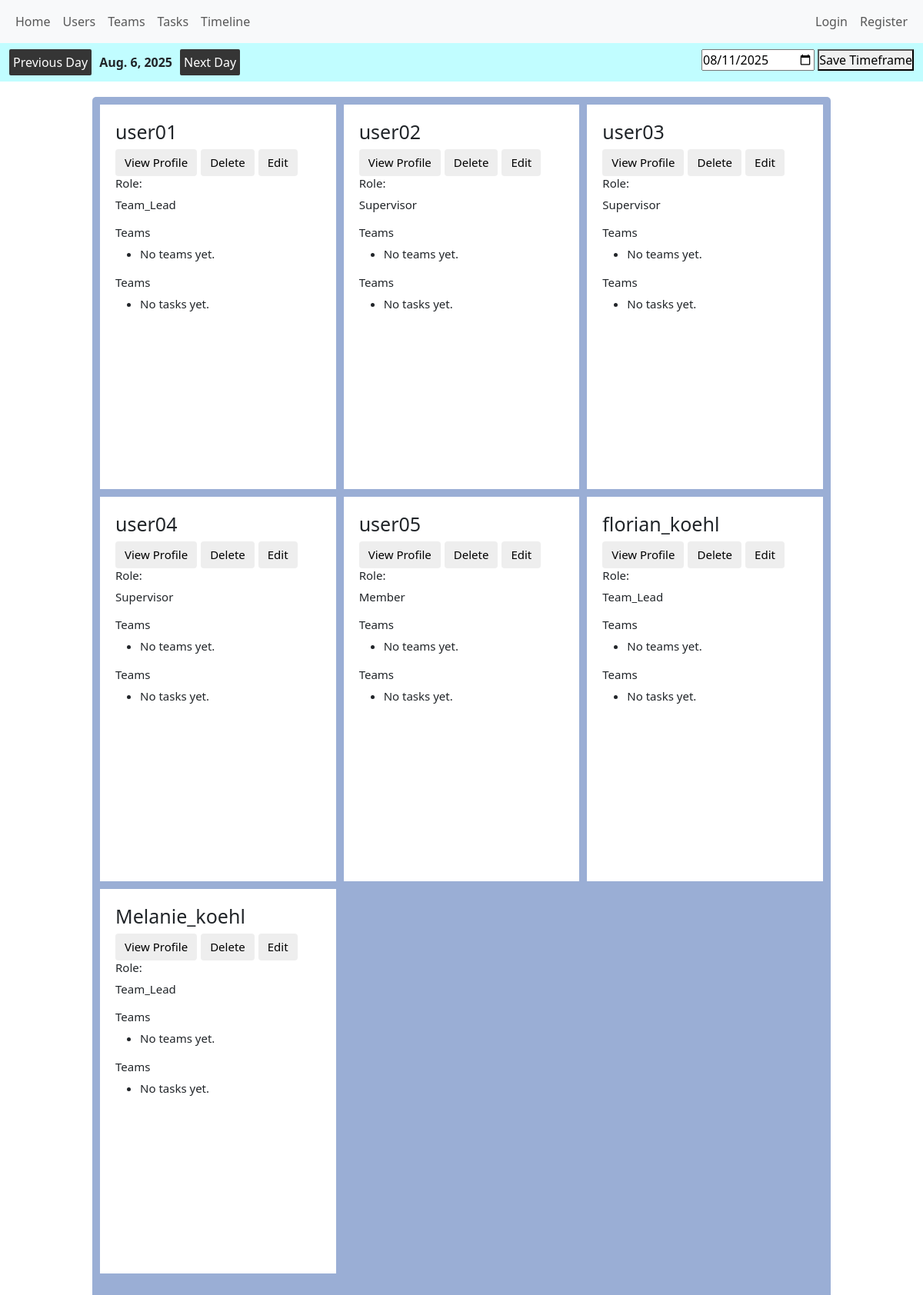
/users/, run on the app's committed database.
### distributor/models.py (models this page shows)
class Project(models.Model):
    start_date = models.DateField()
    end_date = models.DateField()
    order_counter = models.IntegerField(default=0)
    current_date = models.DateField(default=date.today)

### users/models.py (models this page shows, shortened)
class CustomUser(AbstractUser):
    ROLE_CHOICES = (
        ("member", "Member"),
        ("team_lead", "Team Lead"),
        ("supervisor", "Supervisor"),
    )
    role = models.CharField(max_length=50, choices=ROLE_CHOICES)

### users/views.py (the view)
# urls.py: path('users/', include('users.urls')),
def users(request):
    all_users = CustomUser.objects.all()
    return render(request, 'users/view_all_users_page.html', {"users": all_users})

### distributor/forms.py
class ProjectTimeframeForm(forms.ModelForm):
    class Meta:
        model = Project
        fields = ["start_date", "end_date"]
        widgets = {
            'start_date': forms.DateInput(attrs={'id': 'start_date_input_project', 'placeholder': 'Start Date', 'type': 'date'}),
            'end_date': forms.DateInput(attrs={'id': 'end_date_input_project', 'placeholder': 'End Date', 'type': 'date'})
        }

class DefineCurrentDate(forms.ModelForm):
    class Meta:
        model = Project
        fields = ['current_date']
        widgets = {'current_date': forms.DateInput(attrs={'id': 'current_date_input', 'placeholder': 'Current Date', 'type': 'date'})}

### distributor/context_processors.py (called while the page is built)
def global_project_timeframe_form(request):
    return {
        "global_project_timeframe_form": ProjectTimeframeForm(),
    }

def global_project_timeframe(request):
    project_time_frame = Project.objects.first()
    if project_time_frame:
        return {
            "global_project_timeframe": project_time_frame,
        }
    else:
        return {
            "global_project_timeframe": 'No values picked yet',
        }

def global_define_current_date_form(request):
    return {
        "global_define_current_date_form": DefineCurrentDate(),
    }

def global_project_info(request):
    project = Project.objects.first()
    if project:
        return {
            "project": project,
        }
    else:
        return {
            "project": 'No values picked yet',
        }

def global_number_new_messages_user(request):
    if request.user.is_authenticated:
        number_new_messages = Message.objects.filter(
            user=request.user, status="unread"
        ).count()
    else:
        number_new_messages = 0
    return {
        "number_new_messages": number_new_messages
    }

### users/templatetags/team_tags.py (called while the page is built)
@register.inclusion_tag("components/display_single_user.html")
def display_single_user(profile_user):
    team_memberships = TeamMembership.objects.filter(user=profile_user)
    task_assignments = TaskAssignment.objects.filter(user=profile_user)
    return {'profile_user': profile_user, "team_memberships": team_memberships, 'task_assignments': task_assignments}

@register.inclusion_tag("components/display_all_users.html")
def display_all_users():
    users = User.objects.all()
    return {'users': users}

### users/templates/users/view_all_users_page.html (shortened to what this page needs)
{% extends 'users/base.html' %}
{% load team_tags %}
{% block content %}
{% display_all_users %}
{% endblock %}

### users/templates/users/base.html (shortened to what this page needs)
{% load static %}
<!DOCTYPE html>
<html lang="en">
<head>
    <link href="https://cdn.jsdelivr.net/npm/bootstrap@5.3.7/dist/css/bootstrap.min.css" rel="stylesheet"
>
    <link rel="stylesheet" href="{% static 'css/style.css' %}">
</head>
<body>
<header>
    <nav class="navbar navbar-expand-lg bg-body-tertiary">
        <div class="container-fluid">
            <div class="collapse navbar-collapse" id="navbarNav">
                <ul class="navbar-nav">
                    <div class="internal_navbar_container">
                        <div class="common_links_base_navbar">
                            <li>
                                <a class="nav-link" href='{% url 'home' %}'>Home</a>
                            </li>
                            <li class="nav-item">
                                <a class="nav-link" href="{% url 'users' %}">Users</a>
                            </li>
                            <li class="nav-item">
                                <a class="nav-link" href="{% url 'teams' %}">Teams</a>
                            </li>
                            <li class="nav-item">
                                <a class="nav-link" href="{% url 'tasks' %}">Tasks</a>
                            </li>
                            <li class="nav-item">
                                <a class="nav-link" href="{% url 'timeline' %}">Timeline</a>
                            </li>
                        </div>
                        <div class="user_view">
                            {% if user.is_authenticated %}
                                {% if number_new_messages > 0 %}
                                    <a id="new_message_global" class="nav-link" href="{% url 'view_messages' user.id %}">{{ number_new_messages }} new</a>
                                {% endif %}
                                <a class="nav-link" href="{% url 'profile_page' user.id %}">{{ user }}</a>
                                <a class="nav-link" href="{% url 'logout_view' %}">Logout</a>
                            {% else %}
                                <a class="nav-link" href="{% url 'login_view' %}">Login</a>
                                <a class="nav-link" href="{% url 'register_view' %}">Register</a>
                            {% endif %}
                        </div>
                    </div>
                </ul>
            </div>
        </div>
    </nav>
<nav id="prototype_tester" class="navbar navbar-expand-lg bg-body-tertiary">
        <div class="container-fluid">
            <ul class="navbar-nav">
                <ul class="navbar-nav">
                    <div class="prototype_workflow">
                        <div class="next_and_previous_buttons">
                            <form method="POST" action="{% url 'current_date_previous_date' %}">
                                <button>Previous Day</button>
                            </form>
                            <strong>
                                {{ project.current_date }}
                            </strong>
                            <form method="POST" action="{% url 'current_date_next_date' %}">
                                <button>Next Day</button>
                            </form>
                        </div>
                        <div class="change_current_date_forms">
                            <form method="POST" action="{% url 'define_current_date' %}">
                                {{ global_define_current_date_form.current_date }}
                                <button type="submit">Save Timeframe</button>
                            </form>
                        </div>
                    </div>
                </ul>
            </ul>
        </div>
    </nav>
</header>
<main>
    {% block content %}
    {% endblock %}
</main>
</body>
</html>

### users/templates/components/display_all_users.html
{% load team_tags %}
<div class="all_users_medium_grid">
    {% for profile_users in users %}
        <div class="user_listing_medium_grid">
            {% display_single_user profile_users %}
        </div>
    {% endfor %}
</div>

### users/templates/components/display_single_user.html (shortened to what this page needs)
<div class="display_user_medium_grid">
    <div class="user_content">
        <div class="user_content_upper_part">
            <div class="user_content_header">
                <h1>{{ profile_user.username }}</h1>
                <div class="user_essential_buttons_container">
                    <form method="GET" action="{% url 'profile_page' profile_user.id %}">
                    <button class="user_essential_button" type="submit">View Profile</button>
                </form>
                    <form method="POST" action="">
                        <button class="user_essential_button" type="submit">Delete</button>
                    </form>
                    <form method="GET" action="">
                        <button class="user_essential_button" type="submit">Edit</button>
                    </form>
                </div>
            </div>
            <div class="user_content_memberships_and_tasks">
                <h3>Role:</h3>
                <p>{{ profile_user.role|title }}</p>
                <h3>Teams</h3>
                <ul class="all_team_memberships">
                    {% for membership in team_memberships %}
                        <li>
                            {{ membership.team.name }}
                            <form method="POST" action="">
                                {% csrf_token %}
                                <button type="submit">Leave</button>
                            </form>
                        </li>
                    {% empty %}
                        <li>No teams yet.</li>
                    {% endfor %}
                </ul>
                <h3>Teams</h3>
                <ul>
                    {% for assignment in task_assignments %}
                        <li>
                            {{ assignment.task }}
                            <form method="POST" action="">
                                {% csrf_token %}
                                <button type="submit">Leave</button>
                            </form>
                        </li>
                    {% empty %}
                        <li>No tasks yet.</li>
                    {% endfor %}
                </ul>
            </div>
        </div>
    </div>
</div>

### distributor/static/css/style.css (style rules this page uses)
* { padding: 0; margin: 0 }
body { min-height: 200vh; }
.navbar-nav { width: 100% !important; }
.internal_navbar_container { display: flex; justify-content: space-between; width: 100% }
.common_links_base_navbar { display: flex; }
.user_view { display: flex; }
.user_content { height: 100%; display: flex; flex-direction: column; justify-content: space-between; font-size: 15px; }
.user_content * { font-size: 15px; }
.user_content h1 { font-size: 25px !important; }
.user_essential_buttons_container { display: flex; gap: 5px; }
.all_users_medium_grid { width: 80vw; padding: 10px; border-radius: 5px; justify-self: center; display: grid; grid-template-columns: repeat(3, 1fr); grid-template-rows: repeat(4, 1fr);; gap: 10px; }
.user_listing_medium_grid { overflow-y: auto; }
.display_user_medium_grid { height: 500px; background: #ffffff; }
.all_users_medium_grid { background-color: #9aaed5; margin: 20px; }
.user_content { display: flex; flex-direction: column; justify-content: space-between; font-size: 15px; padding: 20px; border-radius: 5px; }
.user_essential_button { padding: 6px 12px; border: none; border-radius: 4px; background-color: #eee; cursor: pointer; }
#prototype_tester { background: #c1fdff !important; }
.prototype_workflow { display: flex; justify-content: space-between; width: 100%; }
.next_and_previous_buttons { display: flex; gap: 10px; align-items: center; }
.next_and_previous_buttons button { padding: 5px; border-radius: 2px; border: none; background: #353535; color: white; }
.change_current_date_forms { display: flex; gap: 10px; }

### data on the page
Project: current_date "Aug. 6, 2025"
CustomUser: username "user01", role "Team_Lead"
CustomUser: username "user02", role "Supervisor"
CustomUser: username "user03", role "Supervisor"
CustomUser: username "user04", role "Supervisor"
CustomUser: username "user05", role "Member"
CustomUser: username "florian_koehl", role "Team_Lead"
CustomUser: username "Melanie_koehl", role "Team_Lead"
